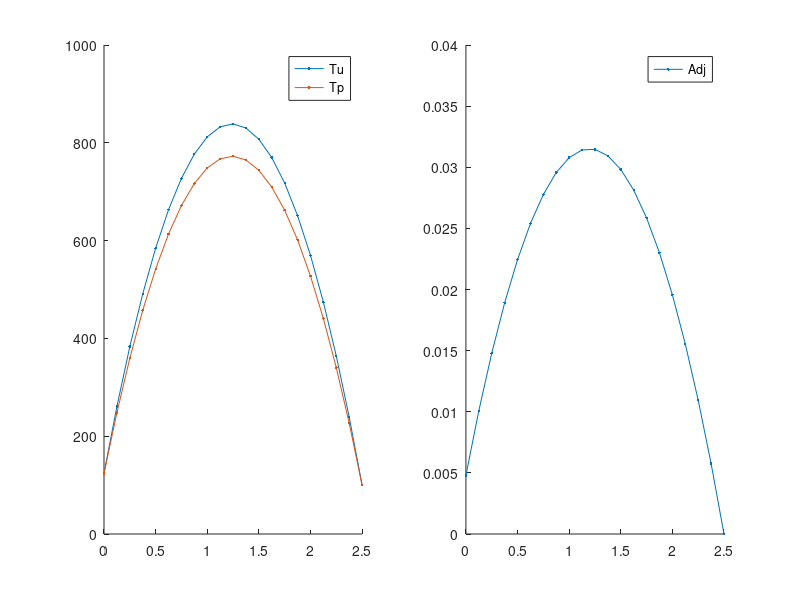

This figure's MATLAB source:
function hc_ss_x_CG
% Solves the heat conduction equation in 1-D x-geometry using CFEM
% without T gap.
% An arbitrary number of material zones can be used but the analytical
% solution assumes 3 zones are used. The conductivities and the volumetric
% sources can be spatially dependent.

% clear the console screen
clc; close all;
 
% load the data and numerical parameters
pert_k    = 1e-1 *1;
pert_s    = 1e-1 *0;
pert_bc_L = 1e-1 *0;
pert_bc_R = 1e-1 *0;
[dat,npar] = load_simulation_data(pert_k,pert_s,pert_bc_L,pert_bc_R);


% assemble the matrix and the rhs
npar.adjoint=false;
npar.pert_status = 'unperturbed';
[Au,qu,Tdiru,AN]=assemble_system(npar,dat);
% solve forward system
Tu=Au\qu;

% assemble the matrix and the rhs
npar.adjoint=true;
npar.pert_status = 'unperturbed';
[Aa,r,r_functional_u,~]=assemble_system(npar,dat);
% solve forward system
phi=Aa\r;

% calculation of the QoI using inner products
J_for_unpert = Tu'*r   + dot(r_functional_u,Tdiru);
J_adj_unpert = phi'*qu + dot(r_functional_u,Tdiru);

% calculation of the QoI using definition and numerical quadrature
npar.adjoint=false;
[J_num_for_unpert,vol_integral_Tr] = qoi_num_eval(Tu,npar,dat,AN);
% [J_num_for_pert,~]   = qoi_num_eval(Tp,npar,dat);
npar.adjoint=true;
npar.use_matrix_terms=false;
[J_num_adj_unpert,vol_integral_Phiq] = qoi_num_eval(phi,npar,dat,AN);
J_num_adj_unpert = J_num_adj_unpert + (npar.porder==1)*dot(r_functional_u,Tdiru);
npar.use_matrix_terms=true;
[J_num_adj_unpert_AN,~] = qoi_num_eval(phi,npar,dat,AN);
J_num_adj_unpert_AN = J_num_adj_unpert_AN + dot(r_functional_u,Tdiru);
% trapezoidal rule
dx=diff(npar.xf);
JJJJUUUU  = dot( (Tu(1:end-1)+Tu(2:end))/2   , dx )/sum(dx);
JJJJaUUUU = dot( (phi(1:end-1)+phi(2:end))/2 , dx )*10000;

fprintf('QoI unperturbed: Forward \n------------------------\n');
fprintf('\tinner: %g\n',J_for_unpert);
fprintf('\t%s\t %g \n','Tu''*r',Tu'*r);
fprintf('\t%s %g \n','dot(r_functional_u,Tdiru)',dot(r_functional_u,Tdiru));
fprintf('\tForward: num. : %g\n',J_num_for_unpert);
fprintf('\tvol.int. Tr: %g\n',vol_integral_Tr);
fprintf('\tForward: Trapezoidal rule: %g\n',JJJJUUUU);

fprintf('QoI unperturbed: Adjoint \n-----------------------\n');
extra_term = -dot(AN,phi)*dat.bc_for.rite.C;
fprintf('\tinner: %g\n',J_adj_unpert);
fprintf('\t%s\t %g \n','phi''*qu',phi'*qu);
fprintf('\t%s %g \n','dot(r_functional_u,Tdiru)',dot(r_functional_u,Tdiru));
fprintf('\tAdjoint: num. : %g\n',J_num_adj_unpert);
fprintf('\tAdjoint: num.AN: %g\n',J_num_adj_unpert_AN);
fprintf('\tAdjoint: vol.int. Phiq: %g\n',vol_integral_Phiq);
fprintf('\tAdjoint: Trapezoidal vol.int.: %g\n',JJJJaUUUU);
fprintf('\tAdjoint: vol.int.+Extra: %g\n',vol_integral_Phiq+extra_term+dot(r_functional_u,Tdiru));

% plot solution
figure(1);
subplot(1,2,1); hold all; plot(npar.xf,Tu,'.-'); legend('Tu');
subplot(1,2,2); hold all; plot(npar.xf,phi,'.-');legend('Adj');

%%%%%%%%%%%% perturbations

% assemble the matrix and the rhs
npar.adjoint=false;
npar.pert_status = 'perturbed';
[Ap,qp,Tdirp,AN]=assemble_system(npar,dat);
% solve forward system
Tp=Ap\qp;


% perturbed QoI computed suing forward solution
J_for_pert   = Tp'*r  + dot(r_functional_u,Tdirp);
JJJJPPPP = dot( (Tp(1:end-1)+Tp(2:end))/2   , dx )/sum(dx);

% calculation of the QoI using definition and numerical quadrature
npar.adjoint=false;
[J_num_for_pert,vol_integral_Tr] = qoi_num_eval(Tp,npar,dat,AN);


fprintf('QoI perturbed: Forward \n----------------------\n');
fprintf('\tinner: %g\n',J_for_pert);
fprintf('\t%s\t %g \n','Tp''*r',Tp'*r);
fprintf('\t%s %g \n','dot(r_functional_u,Tdirp)',dot(r_functional_u,Tdirp));
fprintf('\tForward: num. : %g\n',J_num_for_pert);
fprintf('\tvol.int. Tr: %g\n',vol_integral_Tr);
fprintf('\tForward: Trapezoidal rule: %g\n',JJJJPPPP);

% plot solution
figure (1)
subplot(1,2,1); plot(npar.xf,Tp,'.-'); legend(['Tu';'Tp'],'Location','Best');


dT = Tp-Tu;
dq = qp-qu;
dA = Ap-Au;

dJ_for = dT'*r        +dot(r_functional_u,Tdirp-Tdiru);

dJ_adj       = phi'*(dq - dA*Tu)        +dot(r_functional_u,Tdirp-Tdiru);
dJ_adj_exact = phi'*(dq  -dA*Tu -dA*dT) +dot(r_functional_u,Tdirp-Tdiru);

fprintf('SENSITIVITY: \n----------------\n');
fprintf('\tForward: inner: %g\n',dJ_for);
fprintf('\t%s %g \n','dot(r_functional_u,Tdirp-Tdiru)',dot(r_functional_u,Tdirp-Tdiru));
fprintf('\tAdjoint: inner: %g\n',dJ_adj);
fprintf('\tAdjoint: phi*dq: %g\n',phi'*dq);
fprintf('\tAdjoint: phi*dA*Tu: %g\n',phi'*dA*Tu);
fprintf('\tAdjoint: inner exact: %g\n',dJ_adj_exact);

npar.adjoint=true;
npar.use_matrix_terms=false;
[J_num_adj_pert,vol_integral_Phiq] = qoi_num_eval(phi,npar,dat,AN);
J_num_adj_pert = J_num_adj_pert + (npar.porder==1)*dot(r_functional_u,Tdirp);
npar.use_matrix_terms=true;
[J_num_adj_pert_AN,~] = qoi_num_eval(phi,npar,dat,AN);
J_num_adj_pert_AN = J_num_adj_pert_AN + dot(r_functional_u,Tdirp);
fprintf('\tAdjoint: num. : %g\n',J_num_adj_pert-J_num_adj_unpert*0);
fprintf('\tAdjoint: num.AN: %g\n',J_num_adj_pert_AN-J_num_adj_unpert_AN*0);

% (Tp,Aa.phi) = (Tp,r) = (Ap^{-1}qp,r) = (qp,Ap^{-T}r)

return
end

%%%%%%%%%%%%%%%%%%%%%%%%%%%%%%%%%%%%%

function [A,rhs, out, A_extremities_before_bc]=assemble_system(npar,dat)

% assemble the matrix, the rhs, apply BC

% shortcuts
porder= npar.porder;
gn    = npar.gn;
nel   = npar.nel;
% ideally, we would analyze the connectivity to determine nnz
nnz=(porder+3)*nel; %this is an upperbound, not exact
% n: linear system size
n=nel*porder+1;
% allocate memory
A=spalloc(n,n,nnz);
rhs=zeros(n,1);

% compute local matrices
% load Gauss Legendre quadrature (GLQ is exact on polynomials of degree up to 2n-1,
% while using only integrand evaluations (n-point quadrature).
% estimate the max poly order (it comes from the mass matrix  when coef. are
% piecewise constant and the material mesh matches the computational mesh
poly_max=2*porder;
[xq,wq] = GLNodeWt(porder+1);
% initialize local matrices/vectors
m=zeros(porder+1,porder+1);
k=m;
f=zeros(porder+1,1);
% store shapeset
[b,dbdx] =feshpln(xq,porder);

% definition of the weak form:
% int_domain (grad u D grad b) - int_bd_domain (b D grad u n) ...
%      = int_domain (b rhs)

% switch between forward and adjoint calculations
if npar.adjoint
    src = dat.asrc;
    bc  = dat.bc_adj;
    kond = dat.k;
else
    bc  = dat.bc_for;
    % what kind of material properties to use
    switch npar.pert_status
        case 'unperturbed'
            kond = dat.k;
            src = dat.fsrc;
        case 'perturbed'
            for i=1:length(dat.k)
                kond{i} = @(x) dat.k{i}(x)    + dat.dk{i}(x);
                src{i}  = @(x) dat.fsrc{i}(x) + dat.dfsrc{i}(x);
            end
            bc.left.C = bc.left.C + bc.left.dC;
            bc.rite.C = bc.rite.C + bc.rite.dC;
        case 'delta'
            kond = dat.dk;
            src = dat.dfsrc;
            bc.left.C =  bc.left.dC;
            bc.rite.C =  bc.rite.dC;
    end
end

% loop over elements
for iel=1:npar.nel
    % element extremities
    x0=npar.x(iel);
    x1=npar.x(iel+1);
    % jacobian of the transformation to the ref. element
    Jac=(x1-x0)/2;
    % get x values in the interval
    x=(x1+x0)/2+xq*(x1-x0)/2;
    my_zone=npar.iel2zon(iel);
    d=kond{my_zone}(x);
    q=src{my_zone}(x);
    % compute local matrices + load vector
    for i=1:porder+1
        for j=1:porder+1
            k(i,j)= dot(d.*wq.*dbdx(:,i) , dbdx(:,j));
        end
        f(i)= dot(q.*wq, b(:,i));
    end
    % assemble
    A(gn(iel,:),gn(iel,:)) = A(gn(iel,:),gn(iel,:)) + k/Jac;
    rhs(gn(iel,:)) = rhs(gn(iel,:)) + f*Jac;
end

% apply natural BC
Dirichlet_nodes=[];
Dirichlet_val=[];
r_functional=[];
switch bc.left.type
    case 0 % Neumann, int_bd_domain (b D grad u n) is on the RHS
        rhs(1)=rhs(1)+bc.left.C;
    case 1 % Robin
        A(1,1)=A(1,1)+dat.hcv;
        rhs(1)=rhs(1)+dat.hcv*bc.left.C;
    case 2 % Dirichlet
        Dirichlet_nodes=[Dirichlet_nodes 1];
        Dirichlet_val=[Dirichlet_val bc.left.C];
        r_functional=[r_functional rhs(1)];
end
switch bc.rite.type
    case 0 % Neumann, int_bd_domain (b D grad u n) is on the RHS
        rhs(n)=rhs(n)+bc.rite.C;
    case 1 % Robin
        A(n,n)=A(n,n)+dat.hcv;
        rhs(n)=rhs(n)+dat.hcv*bc.rite.C;
    case 2 % Dirichlet
        Dirichlet_nodes=[Dirichlet_nodes n];
        Dirichlet_val=[Dirichlet_val bc.rite.C];
        r_functional=[r_functional rhs(n)];
end
% save pieces of A
A_extremities_before_bc=A(Dirichlet_nodes,:);
% apply Dirichlet BC
for i=1:length(Dirichlet_nodes);% loop on the number of constraints
    id=Dirichlet_nodes(i);      % extract the dof of a constraint
    bcval=Dirichlet_val(i);
    rhs=rhs-bcval*A(:,id);  % modify the rhs using constrained value
    A(id,:)=0; % set all the id-th row to zero
    A(:,id)=0; % set all the id-th column to zero (symmetrize A)
    A(id,id)=1;            % set the id-th diagonal to unity
    rhs(id)=bcval;         % put the constrained value in the rhs
end

if npar.adjoint
    out=r_functional;
else
    out=Dirichlet_val;
end

return
end
%%%%%%%%%%%%%%%%%%%%%%%%%%%%%%%%%%%%%

function [QoI,volumetric_integral] = qoi_num_eval(fem_sol,npar,dat,AN)

% calculation of the QoI using definition and numerical quadrature
% dx=diff(npar.xf);
% JJJJUUUU = dot( (Tu(1:end-1)+Tu(2:end))/2 , dx )/sum(dx)
% JJJJPPPP = dot( (Tp(1:end-1)+Tp(2:end))/2 , dx )/sum(dx)

% shortcuts
porder= npar.porder;
gn    = npar.gn;
nel   = npar.nel;

% select quadrature
poly_max=2*porder;
[xq,wq] = GLNodeWt(porder+1);
% store shapeset
[b,~] =feshpln(xq,porder);

% use adjoint source (response function)
use_response_function = ~npar.adjoint;

% switch between forward and adjoint calculations
if use_response_function % when the forward solution is passed as argument
    src = dat.asrc;
    % no need for anything else: we use only T and r to compute the QoI !!!
    %     bc  = dat.bc_adj;
    %     kond = dat.k;
else
    bc  = dat.bc_for;
    % what kind of material properties to use
    switch npar.pert_status
        case 'unperturbed'
            kond = dat.k;
            src = dat.fsrc;
        case 'perturbed'
            for i=1:length(dat.k)
                kond{i} = @(T) dat.k{i}(T)    + dat.dka{i}(T)+ dat.dkb{i}(T)+ dat.dkc{i}(T);
                src{i}  = @(x) dat.fsrc{i}(x) + dat.dfsrc{i}(x);
            end
            bc.left.C = bc.left.C + bc.left.dC;
            bc.rite.C = bc.rite.C + bc.rite.dC;
            %         case 'delta_p'
            %             for i=1:length(dat.k)
            %                 kond{i} = @(T) dat.dka{i}(T)+ dat.dkb{i}(T)+ dat.dkc{i}(T);
            %             end
            %             src = dat.dfsrc;
            %             bc.left.type =  0; % Neumann
            %             bc.rite.type =  0;
            %             bc.left.C =  0;
            %             bc.rite.C =  0;
    end
end

QoI = 0;
% loop over elements
for iel=1:npar.nel
    % element extremities
    x0=npar.x(iel);
    x1=npar.x(iel+1);
    % jacobian of the transformation to the ref. element
    Jac=(x1-x0)/2;
    % get x values in the interval
    x=(x1+x0)/2+xq*(x1-x0)/2;
    % get the mat zone ID
    my_zone=npar.iel2zon(iel);
    % evaluate external source at qp
    q_or_r_qp=src{my_zone}(x);
    % evaluate previous temperature at qp
    fem_sol_qp = b(:,:) * fem_sol(gn(iel,:));
    %     % evaluate
    %     d=kond{my_zone}(fem_sol_qp);
    % add to QoI
    QoI = QoI + dot( wq.*fem_sol_qp ,q_or_r_qp)*Jac;
end

volumetric_integral=QoI; % we are done at this point if the forward solution was passed.

% add missing part to QoI when evaluating it with the adjoint function
% recall 0=neumann, 1=robin, 2=dirichlet
% (that data is C in: kdu/dn=C // u+k/hcv*du/dn =C // u=C)
if ~use_response_function
    fprintf('Adding bc stuff to volumetric integral\n\t npar.adjoint=%g, QoI so far=%g\n',npar.adjoint,QoI);
    % store shapeset at element extremities
    [b,dbdx] = feshpln([-1 1],porder);
    switch npar.pert_status
        case 'unperturbed'
            switch bc.left.type
                case 0 % Neumann
                    fem_sol_extremity = b(:,:) * fem_sol(gn(1,:));
                    fprintf('Neumann left, bc value %g\n\tadd to phi.q: ',bc.left.C);
                    fprintf('%g \n',bc.left.C*fem_sol_extremity(1));
                    QoI = QoI +bc.left.C*fem_sol_extremity(1);
                case 1 % Robin
                    fem_sol_extremity = b(:,:) * fem_sol(gn(1,:));
                    fprintf('Robin left, bc value %g\n\tadd to phi.q: ',bc.left.C);
                    fprintf('%g \n',dat.hcv*bc.left.C*fem_sol_extremity(1));
                    QoI = QoI +dat.hcv*bc.left.C*fem_sol_extremity(1);
                case 2 % Dirichlet
                    if npar.use_matrix_terms
                        QoI = QoI -dot(AN(1,:),fem_sol)*bc.left.C;
                    else
                        iel=1;
                        Jac = (npar.x(iel+1)-npar.x(iel))/2;
                        dfem_sol_extremity = dbdx(:,:) * fem_sol(gn(iel,:)) / Jac;
                        my_zone=npar.iel2zon(iel);
                        d=kond{my_zone}(npar.x(iel));
                        fprintf('dirichlet left, bc value %g\n\tadd to phi.q: ',bc.left.C)
                        fprintf('%g \n',d*bc.left.C*dfem_sol_extremity(1))
                        %                     dfem_sol_extremity(1)
                        QoI = QoI +d*bc.left.C*dfem_sol_extremity(1);
                    end
            end
            switch bc.rite.type
                case 0 % Neumann
                    fem_sol_extremity = b(:,:) * fem_sol(gn(end,:));
                    fprintf('Neumann right, bc value %g\n\tadd to phi.q: ',bc.rite.C);
                    fprintf('%g \n',bc.rite.C*fem_sol_extremity(end));
                    QoI = QoI +bc.rite.C*fem_sol_extremity(end);
                case 1 % Robin
                    fem_sol_extremity = b(:,:) * fem_sol(gn(end,:));
                    fprintf('Robin right, bc value %g\n\tadd to phi.q: ',bc.rite.C);
                    fprintf('%g \n',dat.hcv*bc.rite.C*fem_sol_extremity(end));
                    QoI = QoI +dat.hcv*bc.rite.C*fem_sol_extremity(end);
                case 2 % Dirichlet
                    if npar.use_matrix_terms
                        QoI = QoI -dot(AN(end,:),fem_sol)*bc.rite.C;
                    else
                        iel=npar.nel;
                        Jac = (npar.x(iel+1)-npar.x(iel))/2;
                        dfem_sol_extremity = dbdx(:,:) * fem_sol(gn(iel,:)) / Jac;
                        my_zone=npar.iel2zon(iel);
                        d=kond{my_zone}(npar.x(iel+1));
                        fprintf('dirichlet right, bc value %g\n\tadd to phi.q: ',bc.rite.C);
                        fprintf('%g \n',-d*bc.rite.C*dfem_sol_extremity(end));
                        QoI = QoI -d*bc.rite.C*dfem_sol_extremity(end);
                    end
            end
    end
end

return
end
%%%%%%%%%%%%%%%%%%%%%%%%%%%%%%%%%%%%%

function [shapefun,dhdx]=feshpln (xv,p)
% computes the finite element basis functions and their first derivatives
% for any order p
% here, we use Lagrangian FE functions

xd=linspace(-1,1,p+1);

shapefun=zeros(length(xv),p+1);
dhdx    =zeros(length(xv),p+1);

% shape function
for i=1:p+1
    num=1.;
    den=1.;
    for j=1:p+1
        if(j~=i)
            num=num.*(xv-xd(j));
            den=den.*(xd(i)-xd(j));
        end
    end
    shapefun(:,i)=num./den;
end

% derivative of the shape function
for i=1:p+1
    sum=0.;
    den=1.;
    for j=1:p+1
        if(j~=i)
            num=1;
            for k=1:p+1
                if((k~=i)&&(k~=j))
                    num=num.*(xv-xd(k));
                end
            end
            sum=sum+num;
            den=den.*(xd(i)-xd(j));
        end
    end
    dhdx(:,i)=sum./den;
end

return
end
%%%%%%%%%%%%%%%%%%%%%%%%%%%%%%%%%%%%%%

function [x,w] = GLNodeWt(n)
% GLNodeWt  Nodes and weights for Gauss-Legendre quadrature of arbitrary order
%           obtained by solving an eigenvalue problem
%
% Synopsis:  [x,w] = GLNodeWt(n)
%
% Input:     n = order of quadrature rule
%
% Output:    x = vector of nodes
%            w = vector of weights

%  Algorithm based on ideas from Golub and Welsch, and Gautschi.  For a
%  condensed presentation see H.R. Schwarz, Numerical Analysis: A
%  Comprehensive Introduction, 1989, Wiley.  Original MATLAB
%  implementation by H.W. Wilson and L.H. Turcotte, Advanced Mathematics
%  and Mechanics Applications Using MATLAB, 2nd ed., 1998, CRC Press

beta   = (1:n-1)./sqrt(4*(1:n-1).^2 - 1);
J      = diag(beta,-1) + diag(beta,1);    % eig(J) needs J in full storage
[V,D]  = eig(J);
[x,ix] = sort(diag(D));  %  nodes are eigenvalues, which are on diagonal of D
w      = 2*V(1,ix)'.^2;  %  V(1,ix)' is column vector of first row of sorted V

return
end
%%%%%%%%%%%%%%%%%%%%%%%%%%%%%%%%%%%%%

function [dat,npar]=load_simulation_data(pert_k,pert_s,pert_bc_L,pert_bc_R)

triga = false;

% dimensions
if triga
    % dat.hcv = 1612.414; % W/m^2-C
    dat.hcv = 100; % W/m^2-C
    % dat.width = [0.003175 0.01 0.0174115 0.0179195]; % m
    dat.width = [1 3 4 7]; % m
    % mesh resolution per region
    nel_zone = [ 5 5 5 2];
else
    dat.hcv = 100;
    dat.width = 0.5*5;
    nel_zone = [ 10 ];
end

% load the data structure with info pertaining to the physical problem
if triga
    dat.k{1}=@k_zr; % W/m-K
    dat.k{2}=@k_fuel; % W/m-K
    dat.k{3}=@k_fuel; % W/m-K
    dat.k{4}=@k_clad; % W/m-K
    % forward calculation source
    dat.fsrc{1}=@zero_function; % W/m3
    dat.fsrc{2}=@esrc; % W/m3
    dat.fsrc{3}=@esrc; % W/m3
    dat.fsrc{4}=@zero_function; % W/m3
    % adjoint calculation source
    dat.asrc{1}=@response_function;
    dat.asrc{2}=@zero_function;
    dat.asrc{3}=@zero_function;
    dat.asrc{4}=@zero_function; % W/m3
else
    dat.k{1}=@(x) 2150/200*(1+0*x);%+10*x;
    dat.fsrc{1}=@(x) 10000*(1+0*x);
    dat.asrc{1}=@(x) (1+0*x)/dat.width(end);
end
% create perturbations
for i=1:length(dat.k)
    dat.dk{i}    = @(x) pert_k*dat.k{i}(x);
    if isequal(dat.fsrc{i},@zero_function)
        dat.dfsrc{i} = @zero_function;
    else
        dat.dfsrc{i} = @(x) pert_s*(1+0*x);
    end
end

% forward bc
bc.left.type=1; %0=neumann, 1=robin, 2=dirichlet
bc.left.C=0; % (that data is C in: kdu/dn=C // u+k/hcv*du/dn =C // u=C)
if triga
    bc.rite.type=2;
    bc.rite.C=15;
else
    bc.rite.type=2;
    bc.rite.C=100;
end
dat.bc_for=bc;
% create perturbations
dat.bc_for.left.dC = pert_bc_L*dat.bc_for.left.C;
dat.bc_for.rite.dC = pert_bc_R*dat.bc_for.rite.C;
% adjoint bc
bc.left.C=0;
bc.rite.C=0;
dat.bc_adj=bc;
clear bc;

% load the numerical parameters, npar, structure pertaining to numerics
% number of elements
if length(dat.width)~=length(nel_zone)
    error('not the same number of zones in dat.width and nel_zone');
end
if length(dat.k)~=length(nel_zone)
    error('not the same number of zones in dat.k and nel_zone');
end
if length(dat.fsrc)~=length(nel_zone)
    error('not the same number of zones in dat.fsrc and nel_zone');
end
if length(dat.asrc)~=length(nel_zone)
    error('not the same number of zones in dat.asrc and nel_zone');
end
npar.nel = sum(nel_zone);

% domain
tmp_width = [ 0 dat.width];
x=[];
iel2zon=[];
for i_zone=1:length(nel_zone)
    x_zone = linspace(tmp_width(i_zone),tmp_width(i_zone+1),nel_zone(i_zone)+1);
    if isempty(x)
        x = x_zone;
        iel2zon=i_zone*ones(nel_zone(i_zone),1);
    else
        x = [x x_zone(2:end)];
        iel2zon =[ iel2zon; i_zone*ones(nel_zone(i_zone),1)];
    end
end
npar.x=x;
npar.iel2zon=iel2zon;

% polynomial degree
npar.porder=2;
% nbr of dofs per variable
npar.ndofs = npar.porder*npar.nel+1;

% connectivity
gn=zeros(npar.nel,npar.porder+1);
gn(1,:)=linspace(1,npar.porder+1,npar.porder+1);
for iel=2:npar.nel
    gn(iel,:)=[gn(iel-1,end) , gn(iel-1,2:end)+npar.porder ];
end
npar.gn=gn; clear gn;

% create x values for plotting FEM solution
npar.xf=zeros(npar.nel*npar.porder+1,1);
for iel=1:npar.nel
    ibeg = (iel-1)*npar.porder+1;
    iend = (iel  )*npar.porder+1;
    npar.xf(ibeg:iend)=linspace(npar.x(iel),npar.x(iel+1),npar.porder+1) ;
end

return
end
